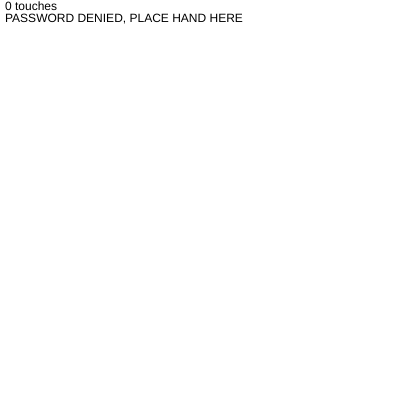
Frame 1 (no input)
Frame 60 (no input): identical to frame 1, image omitted
Frame 120 (the mouse pressed at the canvas centre since frame 60): identical to frame 1, image omitted

The p5.js sketch that drew this single still picture (run headless with seeded random() and noise() and a simulated clock; from frame 60 on, the mouse is pressed at the canvas centre):

// p5.js sketch
// ── sketch.js
let numberOfTouches ;

function setup() {
  createCanvas(400, 400);
}

function draw() {
  clear();
  numberOfTouches = touches.length;
  text(numberOfTouches + ' touches', 5, 10);

  switch(numberOfTouches) {
    case 0:
      text("PASSWORD DENIED, PLACE HAND HERE", 5, 22) ;
      break ;

      case 1:
       text("FINGERPRINT DETECTED, 4 MORE REQUIRED", 5, 22) ;
      // put a picture here
      break ;

      case 2:
      text("2 FINGERPRINTS DETECTED, 3 MORE REQUIRED", 5, 22) ;
            // put a picture here
      break ;

      case 3:
     text("3 FINGERPRINTS DETECTED, 2 MORE REQUIRED", 5, 22) ;
            // put a picture here
      break ;


  }

}
